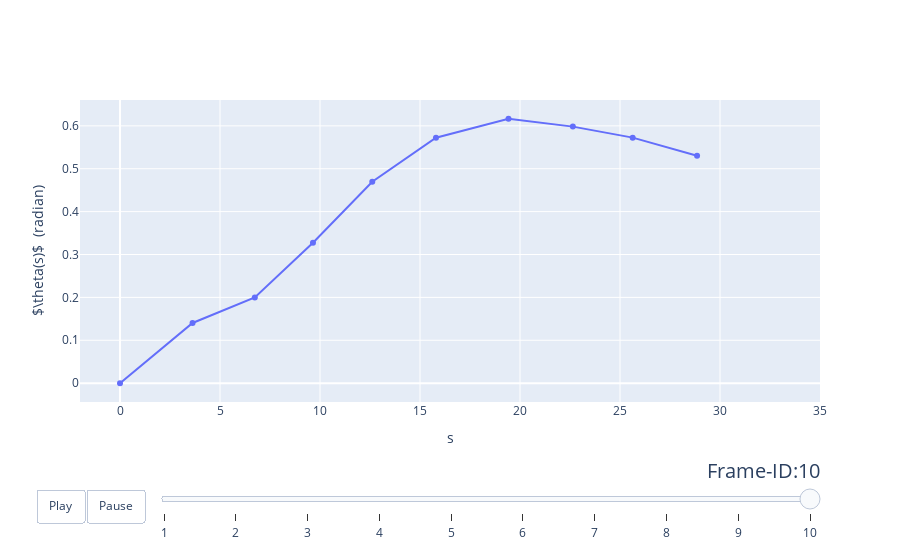

Here is the notebook cell this chart was saved with:
### Code cell
fig_dict["layout"]["sliders"] = [sliders_dict]
fig = go.Figure(fig_dict)
fig.show()

### Figure 1 — Plotly figure (JSON) as saved in the notebook; plotly's stock layout.template omitted (floating-point values rounded to 4 significant figures)
{"data": [{"mode": "lines+markers", "type": "scatter", "x": [0, 3.628, 6.741, 9.649, 12.61, 15.8, 19.43, 22.64, 25.63, 28.85], "y": [0, 0.1403, 0.1998, 0.3273, 0.4698, 0.5724, 0.6163, 0.5982, 0.5726, 0.5301]}], "layout": {"autosize": true, "hovermode": "closest", "sliders": [{"active": 9, "currentvalue": {"font": {"size": 20}, "prefix": "Frame-ID:", "visible": true, "xanchor": "right"}, "len": 0.9, "pad": {"b": 10, "t": 50}, "steps": [{"args": [[1], {"frame": {"duration": 300, "redraw": false}, "mode": "immediate", "transition": {"duration": 300}}], "label": "1", "method": "animate"}, {"args": [[2], {"frame": {"duration": 300, "redraw": false}, "mode": "immediate", "transition": {"duration": 300}}], "label": "2", "method": "animate"}, {"args": [[3], {"frame": {"duration": 300, "redraw": false}, "mode": "immediate", "transition": {"duration": 300}}], "label": "3", "method": "animate"}, {"args": [[4], {"frame": {"duration": 300, "redraw": false}, "mode": "immediate", "transition": {"duration": 300}}], "label": "4", "method": "animate"}, {"args": [[5], {"frame": {"duration": 300, "redraw": false}, "mode": "immediate", "transition": {"duration": 300}}], "label": "5", "method": "animate"}, {"args": [[6], {"frame": {"duration": 300, "redraw": false}, "mode": "immediate", "transition": {"duration": 300}}], "label": "6", "method": "animate"}, {"args": [[7], {"frame": {"duration": 300, "redraw": false}, "mode": "immediate", "transition": {"duration": 300}}], "label": "7", "method": "animate"}, {"args": [[8], {"frame": {"duration": 300, "redraw": false}, "mode": "immediate", "transition": {"duration": 300}}], "label": "8", "method": "animate"}, {"args": [[9], {"frame": {"duration": 300, "redraw": false}, "mode": "immediate", "transition": {"duration": 300}}], "label": "9", "method": "animate"}, {"args": [[10], {"frame": {"duration": 300, "redraw": false}, "mode": "immediate", "transition": {"duration": 300}}], "label": "10", "method": "animate"}], "transition": {"duration": 150, "easing": "cubic-in-out"}, "x": 0.1, "xanchor": "left", "y": 0, "yanchor": "top"}], "updatemenus": [{"active": 0, "buttons": [{"args": [null, {"frame": {"duration": 150, "redraw": false}, "fromcurrent": true, "transition": {"duration": 150, "easing": "quadratic-in-out"}}], "label": "Play", "method": "animate"}, {"args": [[null], {"frame": {"duration": 0, "redraw": false}, "mode": "immediate", "transition": {"duration": 0}}], "label": "Pause", "method": "animate"}], "direction": "left", "pad": {"r": 10, "t": 87}, "showactive": false, "type": "buttons", "x": 0.1, "xanchor": "right", "y": 0, "yanchor": "top"}], "xaxis": {"range": [-2, 35], "title": {"text": "s"}, "type": "linear"}, "yaxis": {"autorange": true, "range": [-0.05004, 0.6664], "title": {"text": "$\\theta(s)$  (radian)"}, "type": "linear"}}}
